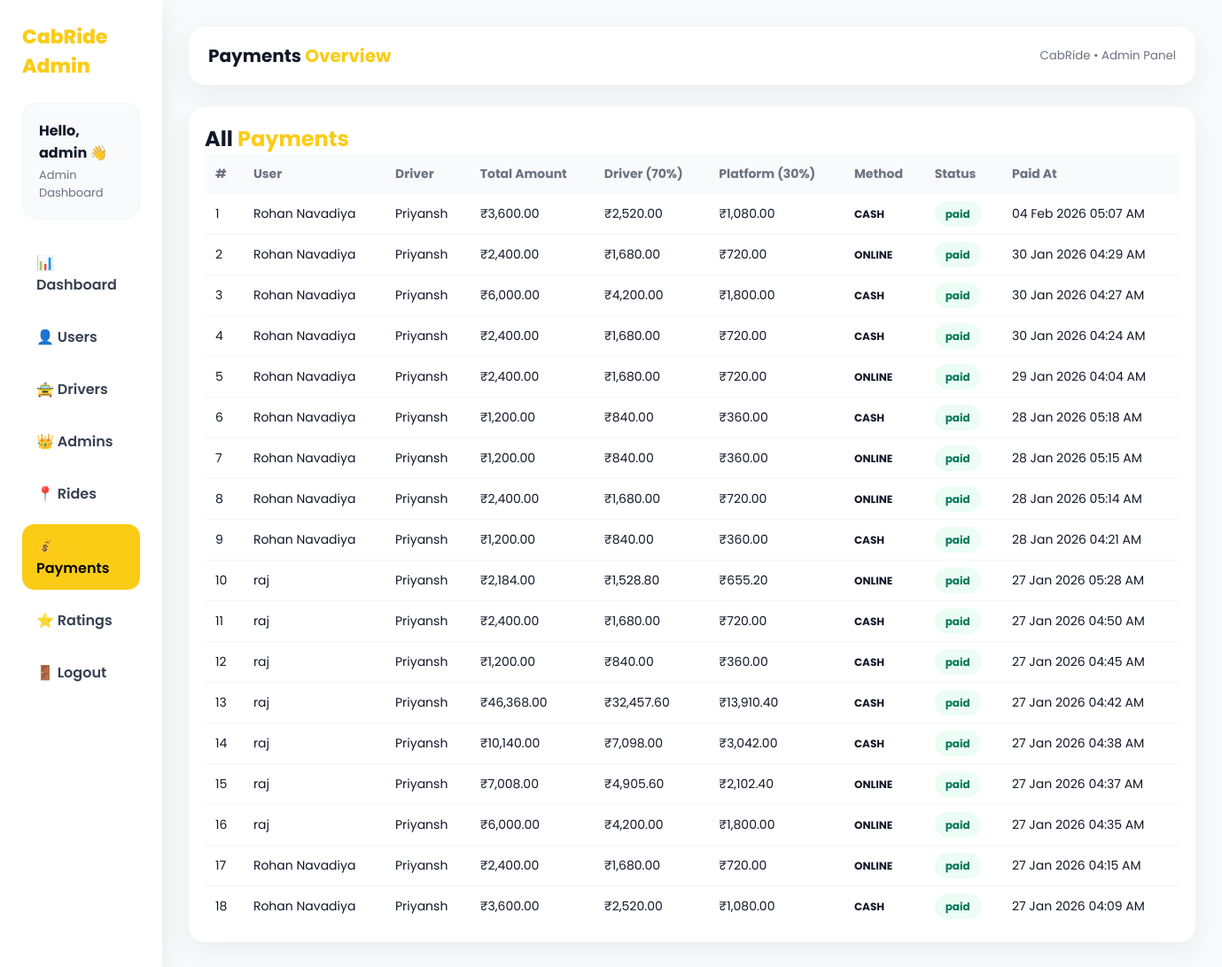
The page /admin/payments.php (signed in) on the database its author committed.
### tables this page shows
CREATE TABLE `payments` (
  `id` int(11) NOT NULL,
  `booking_id` int(11) NOT NULL,
  `driver_id` int(11) DEFAULT NULL,
  `amount` decimal(10,2) NOT NULL,
  `payment_method` enum('cash','online') NOT NULL,
  `payment_status` enum('pending','paid','failed') DEFAULT 'pending',
  `payment_time` timestamp NOT NULL DEFAULT current_timestamp(),
  `driver_amount` decimal(10,2) DEFAULT NULL,
  `platform_amount` decimal(10,2) DEFAULT NULL
);

CREATE TABLE `users` (
  `id` int(11) NOT NULL,
  `full_name` varchar(100) NOT NULL,
  `email` varchar(100) NOT NULL,
  `mobile` varchar(15) NOT NULL,
  `password` varchar(255) NOT NULL,
  `status` enum('active','inactive') DEFAULT 'active',
  `created_at` timestamp NOT NULL DEFAULT current_timestamp(),
  `img` varchar(255) NOT NULL DEFAULT '123_unknown.jpg'
);

CREATE TABLE `drivers` (
  `id` int(11) NOT NULL,
  `full_name` varchar(100) NOT NULL,
  `email` varchar(100) NOT NULL,
  `mobile` varchar(15) NOT NULL,
  `password` varchar(255) NOT NULL,
  `license_number` varchar(50) NOT NULL,
  `vehicle_type` enum('Mini','Sedan','SUV') NOT NULL,
  `availability` enum('online','offline') DEFAULT 'offline',
  `status` enum('pending','approved','blocked') DEFAULT 'pending',
  `created_at` timestamp NOT NULL DEFAULT current_timestamp(),
  `img` varchar(255) NOT NULL DEFAULT '123_unknown.jpg'
);

### admin/payments.php (the view, shortened to what this page needs)
<?php
include("../config/db.php");
if (!isset($_SESSION['admin_id'])) { ?>
<?php }
$admin_name = $_SESSION['admin_name'];
$sql = "
SELECT
    p.id,
    u.full_name AS user_name,
    d.full_name AS driver_name,
    p.amount,
    p.payment_method,
    p.payment_status,
    p.payment_time,
    (p.amount * 0.7) AS driver_amount,
    (p.amount * 0.3) AS platform_amount
FROM payments p
JOIN bookings b ON b.id = p.booking_id
JOIN users u ON u.id = b.user_id
LEFT JOIN drivers d ON d.id = b.driver_id
ORDER BY p.payment_time DESC
";
$result = mysqli_query($link, $sql);
?>
<!DOCTYPE html>
<html lang="en">
<head>
</head>
<body>
    <div class="wrapper">
        <div class="sidebar">
            <div class="brand">CabRide Admin</div>
            <div class="profile-box">
                <h3>Hello, <?= $admin_name; ?> 👋</h3>
                <p>Admin Dashboard</p>
            </div>
            <div class="menu">
                <a href="dashboard.php">📊 Dashboard</a>
                <a href="users.php">👤 Users</a>
                <a href="drivers.php">🚖 Drivers</a>
                <a href="admins.php">👑 Admins</a>
                <a href="rides.php">📍 Rides</a>
                <a class="active" href="payments.php">💰 Payments</a>
                <a href="ratings.php">⭐ Ratings</a>
                <a href="logout.php">🚪 Logout</a>
            </div>
        </div>
        <div class="main">
            <div class="topbar">
                <h2>Payments <span>Overview</span></h2>
                <small style="color:#6b7280;">CabRide • Admin Panel</small>
            </div>
            <div class="card">
                <h2>All <span style="color:#facc15">Payments</span></h2>
                <table>
                    <thead>
                        <tr>
                            <th>#</th>
                            <th>User</th>
                            <th>Driver</th>
                            <th>Total Amount</th>
                            <th>Driver (70%)</th>
                            <th>Platform (30%)</th>
                            <th>Method</th>
                            <th>Status</th>
                            <th>Paid At</th>
                        </tr>
                    </thead>
                    <tbody>
                        <?php
                        $i = 1;
                        while ($row = mysqli_fetch_assoc($result)) {
                            extract($row);
                        ?>
                            <tr>
                                <td><?= $i++; ?></td>
                                <td><?= $user_name; ?></td>
                                <td><?= $driver_name ? $driver_name : "<em>NA</em>"; ?></td>
                                <td>₹<?= number_format($amount, 2); ?></td>
                                <td>₹<?= number_format($driver_amount, 2); ?></td>
                                <td>₹<?= number_format($platform_amount, 2); ?></td>
                                <td class="method"><?= $payment_method; ?></td>
                                <td>
                                    <span class="badge <?= $payment_status; ?>">
                                        <?= $payment_status; ?>
                                    </span>
                                </td>
                                <td><?= date("d M Y h:i A", strtotime($payment_time)); ?></td>
                            </tr>
                        <?php } ?>
                    </tbody>
                </table>
            </div>
        </div>
    </div>
</body>
</html>

### admin/payments.php (style rules this page uses)
* { margin: 0; padding: 0; box-sizing: border-box; font-family: 'Poppins', sans-serif }
body { background: #f9fafb; color: #111827 }
.wrapper { display: flex; min-height: 100vh }
.sidebar { width: 260px; background: #fff; box-shadow: 0 10px 30px rgba(0, 0, 0, .08); padding: 25px }
.brand { font-size: 22px; font-weight: 800; color: #facc15; margin-bottom: 25px }
.profile-box { background: #f9fafb; border-radius: 16px; padding: 18px; margin-bottom: 25px; border: 1px solid #f1f5f9 }
.profile-box h3 { font-size: 16px; margin-bottom: 3px }
.profile-box p { font-size: 13px; color: #6b7280 }
.menu a { display: block; padding: 12px 16px; border-radius: 14px; margin-bottom: 10px; text-decoration: none; color: #374151; font-weight: 600 }
.menu a:hover, .menu a.active { background: #facc15; color: #000 }
.main { flex: 1; padding: 30px }
.topbar { background: #fff; padding: 18px 22px; border-radius: 18px; box-shadow: 0 10px 30px rgba(0, 0, 0, .06); display: flex; justify-content: space-between; align-items: center; margin-bottom: 25px }
.topbar h2 { font-size: 20px }
.topbar span { color: #facc15; font-weight: 700 }
.card { background: #fff; padding: 18px; border-radius: 18px; box-shadow: 0 10px 30px rgba(0, 0, 0, .06); overflow: auto }
table { width: 100%; border-collapse: collapse; min-width: 1100px }
th, td { padding: 12px; font-size: 14px; text-align: left }
th { background: #f9fafb; color: #6b7280 }
tr:not(:last-child) td { border-bottom: 1px solid #f1f5f9 }
.badge { padding: 6px 12px; border-radius: 20px; font-size: 12px; font-weight: 700 }
.paid { background: #ecfdf5; color: #047857 }
.method { font-weight: 700; text-transform: uppercase; font-size: 12px }

### rows shown on the page
payments: users.full_name "Rohan Navadiya", driver.full_name "Priyansh", amount "3,600.00", driver_amount "2,520.00", platform_amount "1,080.00", payment_method "CASH", payment_status "paid", payment_time "04 Feb 2026 05:07 AM"
payments: users.full_name "Rohan Navadiya", driver.full_name "Priyansh", amount "2,400.00", driver_amount "1,680.00", platform_amount "720.00", payment_method "ONLINE", payment_status "paid", payment_time "30 Jan 2026 04:29 AM"
payments: users.full_name "Rohan Navadiya", driver.full_name "Priyansh", amount "6,000.00", driver_amount "4,200.00", platform_amount "1,800.00", payment_method "CASH", payment_status "paid", payment_time "30 Jan 2026 04:27 AM"
payments: users.full_name "Rohan Navadiya", driver.full_name "Priyansh", amount "2,400.00", driver_amount "1,680.00", platform_amount "720.00", payment_method "CASH", payment_status "paid", payment_time "30 Jan 2026 04:24 AM"
payments: users.full_name "Rohan Navadiya", driver.full_name "Priyansh", amount "2,400.00", driver_amount "1,680.00", platform_amount "720.00", payment_method "ONLINE", payment_status "paid", payment_time "29 Jan 2026 04:04 AM"
payments: users.full_name "Rohan Navadiya", driver.full_name "Priyansh", amount "1,200.00", driver_amount "840.00", platform_amount "360.00", payment_method "CASH", payment_status "paid", payment_time "28 Jan 2026 05:18 AM"
payments: users.full_name "Rohan Navadiya", driver.full_name "Priyansh", amount "1,200.00", driver_amount "840.00", platform_amount "360.00", payment_method "ONLINE", payment_status "paid", payment_time "28 Jan 2026 05:15 AM"
payments: users.full_name "Rohan Navadiya", driver.full_name "Priyansh", amount "2,400.00", driver_amount "1,680.00", platform_amount "720.00", payment_method "ONLINE", payment_status "paid", payment_time "28 Jan 2026 05:14 AM"
payments: users.full_name "Rohan Navadiya", driver.full_name "Priyansh", amount "1,200.00", driver_amount "840.00", platform_amount "360.00", payment_method "CASH", payment_status "paid", payment_time "28 Jan 2026 04:21 AM"
payments: users.full_name "raj", driver.full_name "Priyansh", amount "2,184.00", driver_amount "1,528.80", platform_amount "655.20", payment_method "ONLINE", payment_status "paid", payment_time "27 Jan 2026 05:28 AM"
payments: users.full_name "raj", driver.full_name "Priyansh", amount "2,400.00", driver_amount "1,680.00", platform_amount "720.00", payment_method "CASH", payment_status "paid", payment_time "27 Jan 2026 04:50 AM"
payments: users.full_name "raj", driver.full_name "Priyansh", amount "1,200.00", driver_amount "840.00", platform_amount "360.00", payment_method "CASH", payment_status "paid", payment_time "27 Jan 2026 04:45 AM"
payments: users.full_name "raj", driver.full_name "Priyansh", amount "46,368.00", driver_amount "32,457.60", platform_amount "13,910.40", payment_method "CASH", payment_status "paid", payment_time "27 Jan 2026 04:42 AM"
payments: users.full_name "raj", driver.full_name "Priyansh", amount "10,140.00", driver_amount "7,098.00", platform_amount "3,042.00", payment_method "CASH", payment_status "paid", payment_time "27 Jan 2026 04:38 AM"
payments: users.full_name "raj", driver.full_name "Priyansh", amount "7,008.00", driver_amount "4,905.60", platform_amount "2,102.40", payment_method "ONLINE", payment_status "paid", payment_time "27 Jan 2026 04:37 AM"
payments: users.full_name "raj", driver.full_name "Priyansh", amount "6,000.00", driver_amount "4,200.00", platform_amount "1,800.00", payment_method "ONLINE", payment_status "paid", payment_time "27 Jan 2026 04:35 AM"
payments: users.full_name "Rohan Navadiya", driver.full_name "Priyansh", amount "2,400.00", driver_amount "1,680.00", platform_amount "720.00", payment_method "ONLINE", payment_status "paid", payment_time "27 Jan 2026 04:15 AM"
payments: users.full_name "Rohan Navadiya", driver.full_name "Priyansh", amount "3,600.00", driver_amount "2,520.00", platform_amount "1,080.00", payment_method "CASH", payment_status "paid", payment_time "27 Jan 2026 04:09 AM"

### other values the page prints
$admin_name "admin"
